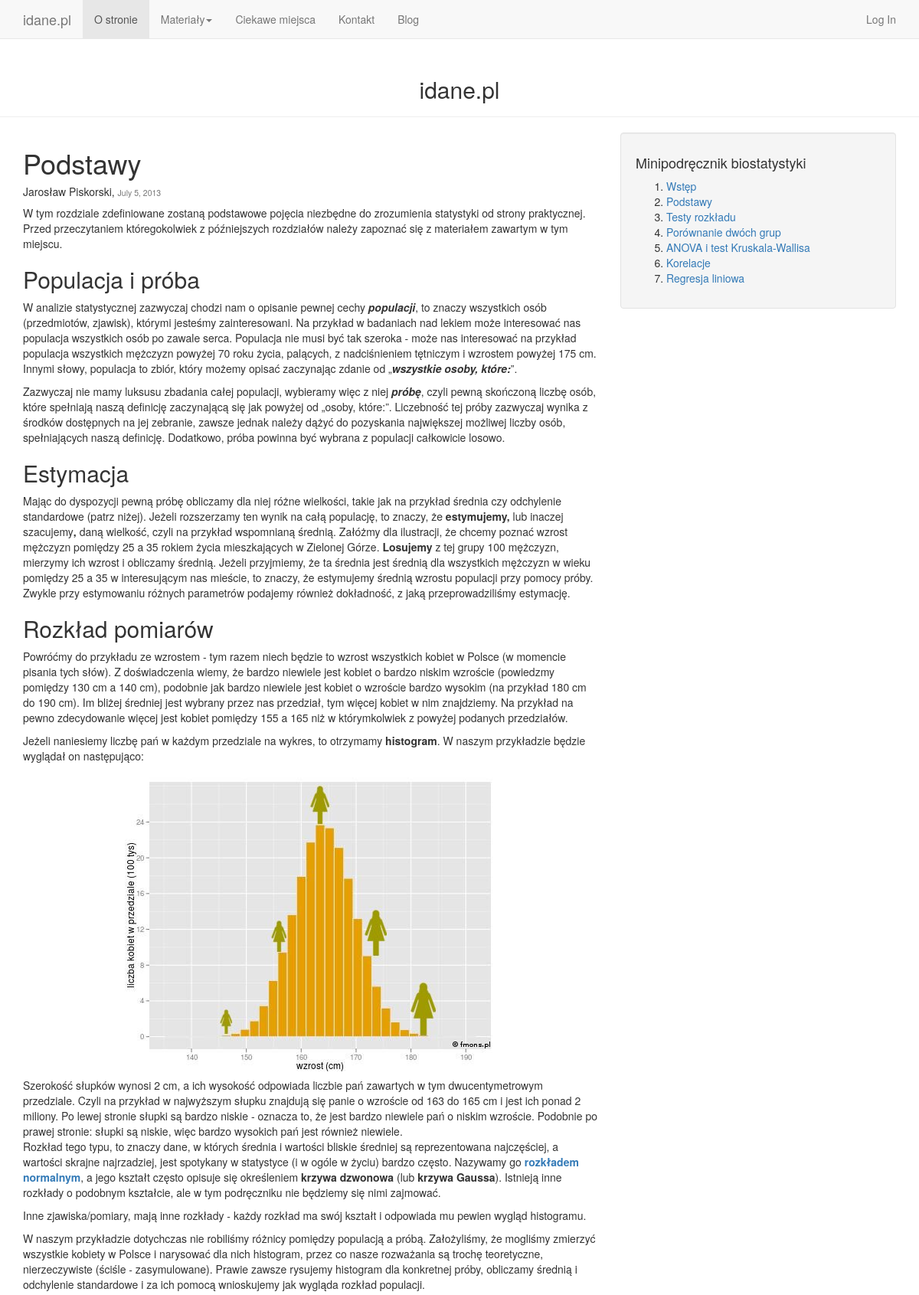
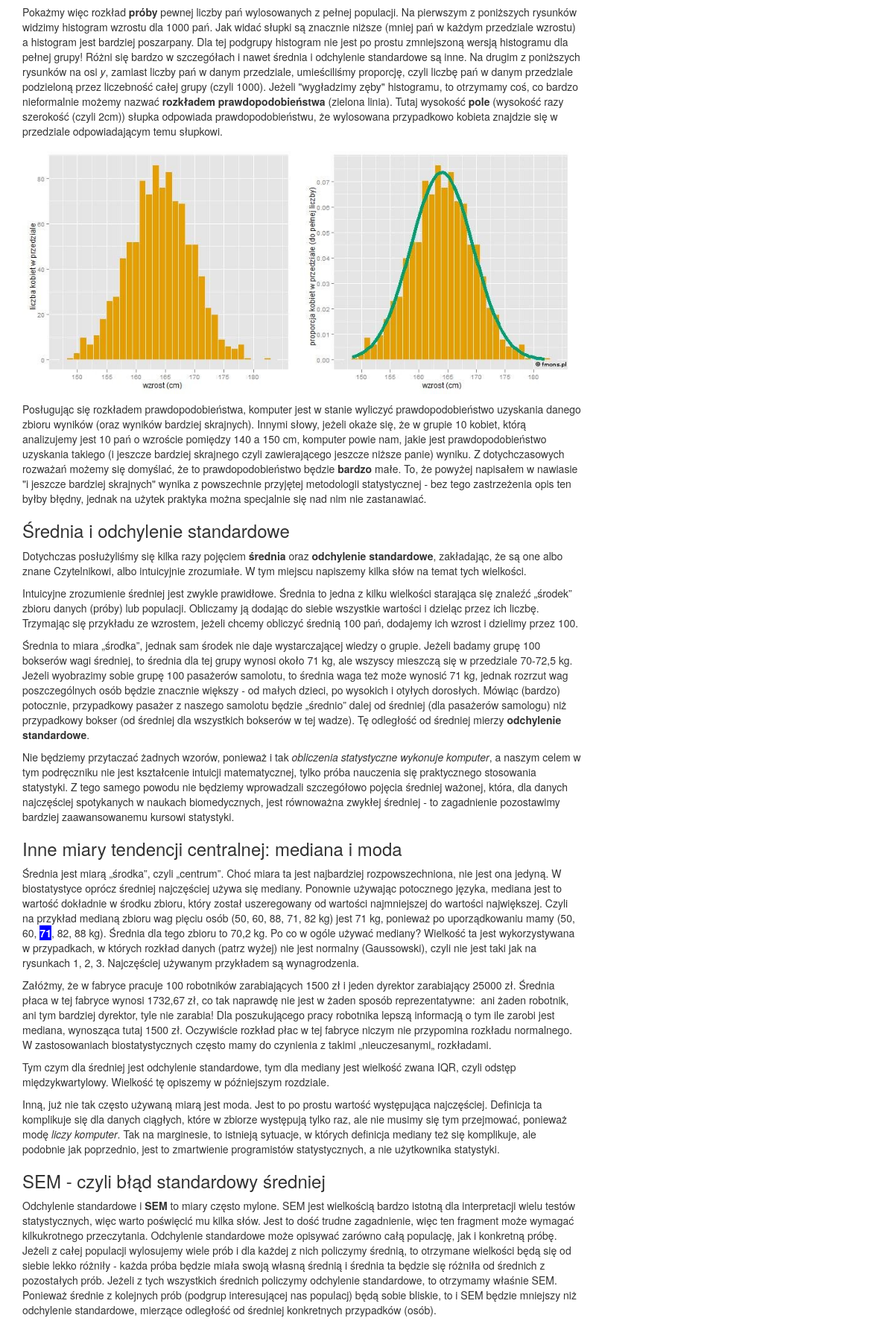
Page /minipodrecznik/podstawy (signed in, upper part) on the committed database (2 pictures, top to bottom).
### app/models.py (models this page shows, shortened)
class Article(db.Model):
    __tablename__='articles'
    id = db.Column(db.Integer, nullable=False, primary_key=True)
    title = db.Column(db.String(250), nullable=False)
    short_title = db.Column(db.String(20), nullable=False) ## this is just for dynamically creating paths - I want to keep this compatible with the present version of idane.pl
    body = db.Column(db.String(100000), nullable=False)
    short_body = db.Column(db.String(1000), nullable=False)
    content_container_id = db.Column(db.Integer, db.ForeignKey('content_containters.id'))
    content_container = db.relationship('ContentContainer', backref='articles')
    page_number = db.Column(db.Integer()) ## nr. rozdzialu w ksiazce
    user_id = db.Column(db.Integer, db.ForeignKey('users.id'))
    user = db.relationship('User', backref='articles')
    keywords = db.relationship('KeyWord', secondary=association_table, backref='articles')
    category_id = db.Column(db.Integer, db.ForeignKey('categories.id'))
    category = db.relationship('Category', backref='articles')
    type_id = db.Column(db.Integer, db.ForeignKey('article_types.id'))
    type_name = db.relationship('ArticleType', backref='articles')
    date_time = db.Column(db.DateTime, default=db.func.now())

class User(UserMixin, db.Model):
    __tablename__ = 'users'
    id = db.Column(db.Integer, nullable=False, primary_key=True)
    name = db.Column(db.String(80), nullable=False)
    fullname = db.Column(db.String(80))
    password_hash = db.Column(db.String(80), nullable=False)
    email = db.Column(db.String(80), nullable=False)
    role_id = db.Column(db.Integer, db.ForeignKey('roles.id'))
    confirmed = db.Column(db.Boolean, default=False)
    @property
    def password(self):
        raise AttributeError('password is not a readable attribute')

class ContentContainer(db.Model):
    __tablename__ = 'content_containters'
    id = db.Column(db.Integer, nullable=False, primary_key=True)
    title = db.Column(db.String(80), nullable = False)
    short_title = db.Column(db.String(80), nullable = False)
    introduction = db.Column(db.String(100000))

### app/main/views.py (the view)
@main.route('/<content_container_short>/<short_title>')
def book_chapter(content_container_short, short_title):
    article = Article.query.filter(Article.content_container.has(short_title = content_container_short)).filter_by(short_title=short_title).one()
    author=article.user.name
    date_time = article.date_time
    chapter_title=article.title
    title, contents = generate_chapters_list(content_container_short)
    body=article.body
    return render_template('book_chapter.html', author=author, title=title, body=body, contents=contents, content_container_short=content_container_short, chapter_title=chapter_title, date_time=date_time)

### app/main/views.py (called while the page is built)
def generate_chapters_list(content_container_short):
    chapters = Article.query.filter(Article.content_container.has(short_title=content_container_short)).all()
    title = ContentContainer.query.filter_by(short_title=content_container_short).first().title
    chapters=sorted(chapters, key=attrgetter('page_number'))
    titles_list = [(chapter.title, chapter.short_title) for chapter in chapters]
    return(title, titles_list)

### app/models.py (called while the page is built)
@login_manager.user_loader
def load_user(usr_id):
    return User.query.get(int(usr_id))

### app/templates/book_chapter.html (shortened to what this page needs)
{% extends "base.html" %}
 {% block head %}
    {{ super() }}
 {% endblock %}
{% block content %}
  {% block page_content %}
  <div class="container">
    <div class="row">
      <div class="col-md-8">
	<h1>{{chapter_title}}</h1>
	<h5>{{author}}, <small>{{ moment(date_time).format('LL') }}</small></h5>
	{{ body|safe }}
      </div>
      <div class="col-md-4">
	<div class="well">
	<h4>{{title}}</h4>
	<ol>
	  {% for chapter in contents %}
	  <li> <a href="{{ url_for('main.book_chapter',
	  content_container_short=content_container_short, short_title=chapter[1]) }}">{{chapter[0]|safe }}</a> </li>
	  {% endfor %}
	</ol>
	</div>
    </div>
  </div>
{% endblock %}
{% endblock %}

### app/static/idaneCMS.css (style rules this page uses)
body { padding-top: 60px; }

### rows in the picture
Article: title "Podstawy", date_time "July 5, 2013", body "W tym rozdziale zdefiniowane zostaną podstawowe pojęcia niezbędne do zrozumienia statystyki od strony praktycznej. Przed przeczytaniem któregokolwiek z późniejszych rozdziałów należy zapoznać się z materiałem zawartym w tym miejscu. Populacja i próba W analizie statystycznej zazwyczaj chodzi nam o opisanie pewnej cechy populacji , to znaczy wszystkich osób (przedmiotów, zjawisk), którymi jesteśmy zainteresowani. Na przykład w badaniach nad lekiem może interesować nas populacja wszystkich osób po zawale serca. Populacja nie musi być tak szeroka - może nas interesować na przykład populacja wszystkich mężczyzn powyżej 70 roku życia, palących, z nadciśnieniem tętniczym i wzrostem powyżej 175…", body (picture)
User: name "Jarosław Piskorski"
ContentContainer: title "Minipodręcznik biostatystyki"
Article: title "Wstęp"
Article: title "Testy rozkładu"
Article: title "Porównanie dwóch grup"
Article: title "ANOVA i test Kruskala-Wallisa"
Article: title "Korelacje"
Article: title "Regresja liniowa"
